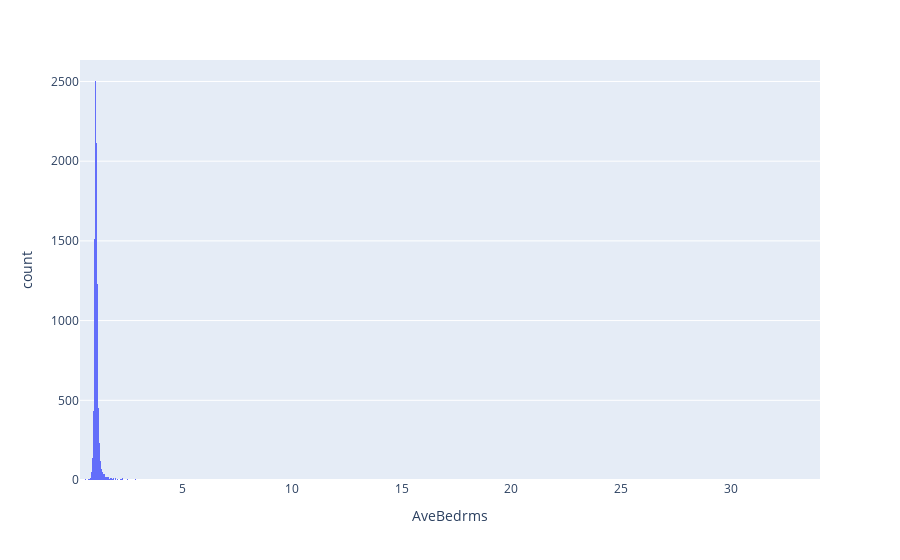

Notebook source saved alongside this figure:
### Code cell
# AveBedrms variable plot
px.histogram(data, x = "AveBedrms")

### Figure 1 — Plotly figure (JSON) as saved in the notebook; plotly's stock layout.template omitted (floating-point values rounded to 4 significant figures; data arrays with more than 128 entries replaced by an {"elided": "..."} marker saying what was removed)
{"data": [{"alignmentgroup": "True", "bingroup": "x", "hovertemplate": "AveBedrms=%{x}<br>count=%{y}<extra></extra>", "legendgroup": "", "marker": {"color": "#636efa", "pattern": {"shape": ""}}, "name": "", "offsetgroup": "", "orientation": "v", "showlegend": false, "type": "histogram", "x": {"elided": "20640 float values"}, "xaxis": "x", "yaxis": "y"}], "layout": {"barmode": "relative", "legend": {"tracegroupgap": 0}, "margin": {"t": 60}, "xaxis": {"anchor": "y", "domain": [0, 1], "title": {"text": "AveBedrms"}}, "yaxis": {"anchor": "x", "domain": [0, 1], "title": {"text": "count"}}}}
